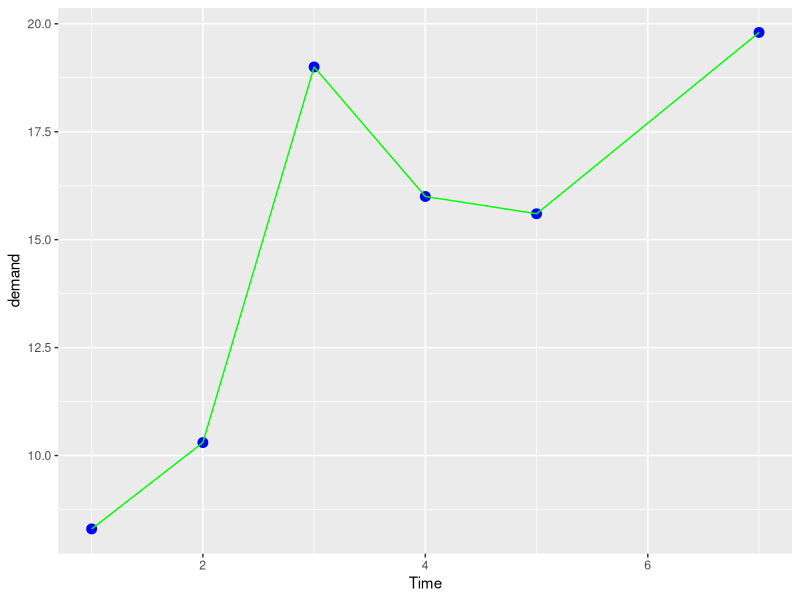
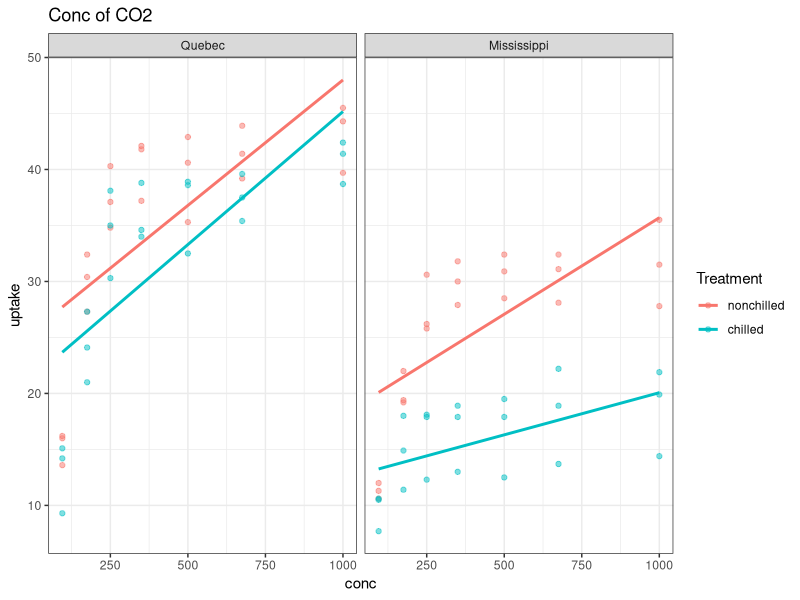
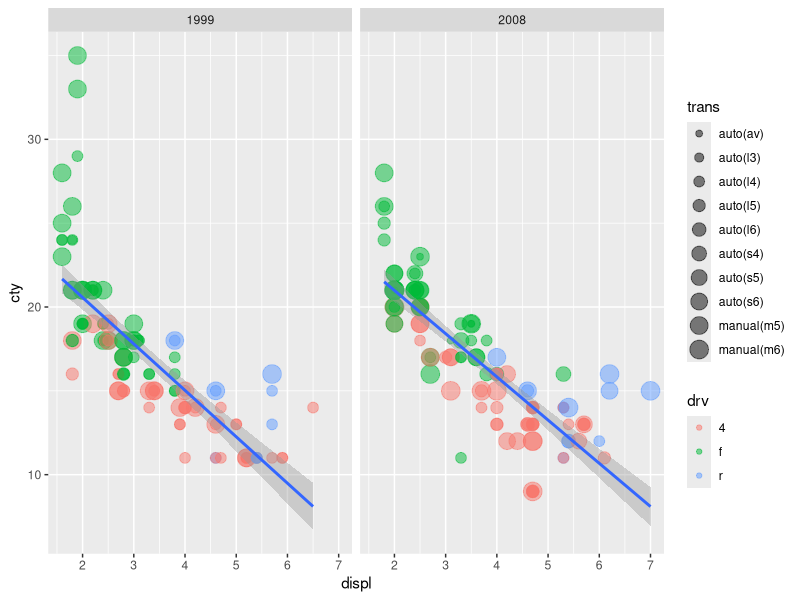

Source code (R) for these figures, in order:
library(tidyverse)

data()
BOD

#ggplot(data = BOD,
 #      mapping = aes(x=Time, y=demand))+
  #geom_point(size=5)+
  #geom_line(colour = "red")


ggplot(BOD,aes(Time,demand))+
  geom_point(size=3,colour="blue")+
  geom_line(colour="green")


data()
#co2
view(CO2)

CO2 %>% #pipe operator- takes anything from left of the op and pipes it into the right a 
  ggplot(aes(conc,uptake,
             #colour = Plant
             colour = Treatment ))+     # colour will be function of which treatment grp it was
  geom_point(alpha = 0.5)+
  geom_smooth(method = lm, se=F)+
  facet_wrap(~Type)+
  labs(title="Conc of CO2")+
  theme_bw()
  
  
  

View(mpg)

mpg %>%
  ggplot(aes(displ, cty))+
  geom_point(aes(colour=drv,
                 size=trans),
             alpha=0.5)+
  geom_smooth(method=lm)+
  facet_wrap(~year, nrow=1)

            
  
  
  
 

